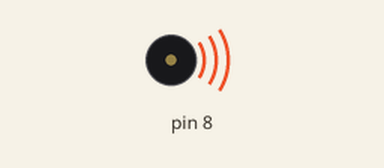
Simulated run of this sketch. Board: Arduino Uno, built with avr-gcc and run on an emulated ATmega328P. On the bench: buzzer (waves = sounding). What the sketch prints to the serial monitor is not drawn. At 0.0 s the program stops and its outputs stay as they are.

Above: at 0.1 s.
Timing chart, 0 to 1.5 s (numbered marks = the images above):
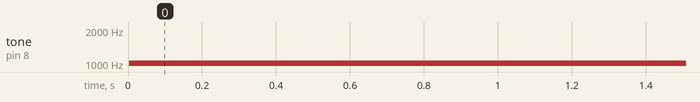

The sketch:

gas_read.ino
```cpp
#include <LiquidCrystal.h>
LiquidCrystal lcd(12, 11, 10, 5, 4, 3, 2); // подключаем экран на эти пины
void setup() {
  // put your setup code here, to run once:
pinMode(A0,INPUT); // датчик А0 подключам на А0 на ардуине
Serial.begin(9600);
pinMode(2,OUTPUT);
pinMode(8,INPUT);
}

void loop() {
  // put your main code here, to run repeatedly:
  int g = analogRead(A0);     // считываем с датчика
 lcd.clear();                  // start with a blank screen
 lcd.setCursor(0,0);           // set cursor to column 0, row 0 (the first row)
 lcd.print("Gas:");   // change this text to whatever you like. keep it clean.
  lcd.setCursor(5,0);
   lcd.print (g);
Serial.println(g);
if (g<70)
{   lcd.setCursor(2,1);           // set cursor to column 0, row 1
     lcd.print("NORMAL AIR");
}
/*
  if (g>70)
{   lcd.setCursor(10,1);           // set cursor to column 0, row 1
     lcd.print("CO2");
}

if (g>100)
{   lcd.setCursor(0,1);           // set cursor to column 0, row 1
     lcd.print("WARNING!CO2!");
}
if (g>200)
{   lcd.setCursor(0,1);           // set cursor to column 0, row 1
     lcd.print("WARNING!FLAMMABLE GAS!");
}
*/
while( g > 500)
{int a = 500+g;
  tone(8,a);
}
if (g<500){
noTone(8);
}
delay(100);
}
```

Measured:
- by itself, tone on pin 8: silent → 1012 Hz at 0.00 s
